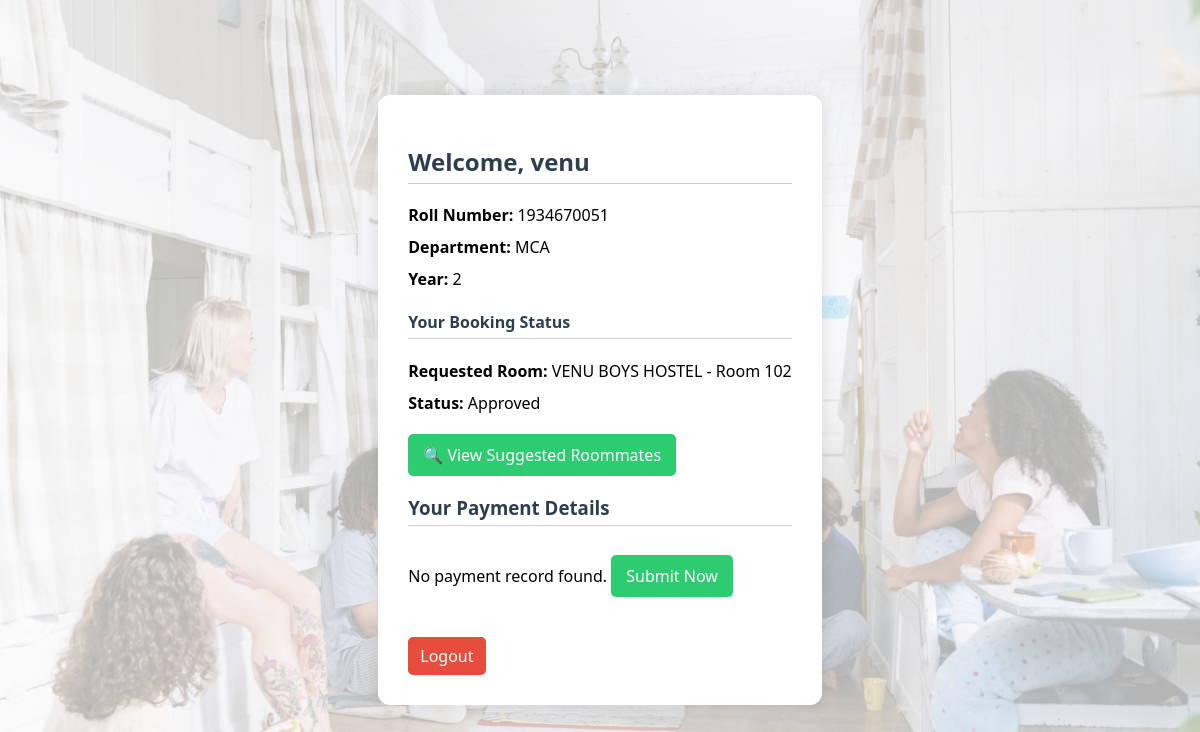
/student/dashboard/ (signed in), run on the app's committed database.
### hostel_app/models.py (models this page shows, shortened)
class Student(models.Model):
    user = models.OneToOneField(User, on_delete=models.CASCADE)
    roll_number = models.CharField(max_length=20)
    department = models.CharField(max_length=50)
    year = models.IntegerField()
    assigned_room = models.ForeignKey(Room, null=True, blank=True, on_delete=models.SET_NULL)

class BookingRequest(models.Model):
    student = models.OneToOneField(Student, on_delete=models.CASCADE)
    preferred_room = models.ForeignKey(Room, on_delete=models.CASCADE)
    status = models.CharField(
        max_length=20,
        choices=[("Pending", "Pending"), ("Approved", "Approved"), ("Rejected", "Rejected")],
        default="Pending"
    )

class Room(models.Model):
    hostel = models.ForeignKey(Hostel, on_delete=models.CASCADE)
    room_number = models.CharField(max_length=10)
    capacity = models.IntegerField()
    current_occupancy = models.IntegerField(default=0)
    def __str__(self):
        return f"{self.hostel.name} - Room {self.room_number}"

class Hostel(models.Model):
    name = models.CharField(max_length=100)
    address = models.TextField()

### hostel_app/views.py (the view)
# urls.py: path('student/dashboard/', views.student_dashboard, name='student_dashboard'),
@login_required
def student_dashboard(request):
    student = Student.objects.get(user=request.user)
    booking = BookingRequest.objects.filter(student=student).first()
    is_admin = request.user.is_staff  # or use custom logic if you have a specific admin flag
    return render(request, 'hostel_app/student_dashboard.html', {
        'student': student,
        'booking': booking,
        'is_admin': is_admin,  # pass this to template
    })

### hostel_app/templates/hostel_app/student_dashboard.html (shortened to what this page needs)
{%load static%}
<!DOCTYPE html>
<html lang="en">
<head>
</head>
<body>
    <div class="dashboard-container">
        <h2>Welcome, {{ student.user.username }}</h2>
        <p><strong>Roll Number:</strong> {{ student.roll_number }}</p>
        <p><strong>Department:</strong> {{ student.department }}</p>
        <p><strong>Year:</strong> {{ student.year }}</p>
        {% if booking %}
            <h4>Your Booking Status</h4>
            <p><strong>Requested Room:</strong> {{ booking.preferred_room }}</p>
            <p><strong>Status:</strong> {{ booking.status }}</p>
        {% else %}
            <p>No booking yet. <a href="{% url 'book_room' %}" class="btn-link">Book Now</a></p>
        {% endif %}
        {% if booking.status == "Approved" %}
            <p><a href="{% url 'roommate_suggestions' %}" class="btn-link">🔍 View Suggested Roommates</a></p>
        {% endif %}
        <h3>Your Payment Details</h3>
        {% with payment=student.payment_set.last %}
            {% if payment %}
                <p><strong>Amount:</strong> ₹{{ payment.amount }}</p>
                <p><strong>Status:</strong> {{ payment.status }}</p>
                <p><strong>Date:</strong> {{ payment.date }}</p>
            {% else %}
                <p>No payment record found. <a href="{% url 'submit_payment' %}" class="btn-link">Submit Now</a></p>
            {% endif %}
        {% endwith %}
        <a href="{% url 'logout' %}" class="logout">Logout</a>
    </div>
</body>
</html>

### data on the page
Student: user.username "venu", roll_number "1934670051", department "MCA", year "2"
BookingRequest: preferred_room "VENU BOYS HOSTEL - Room 102", status "Approved"
